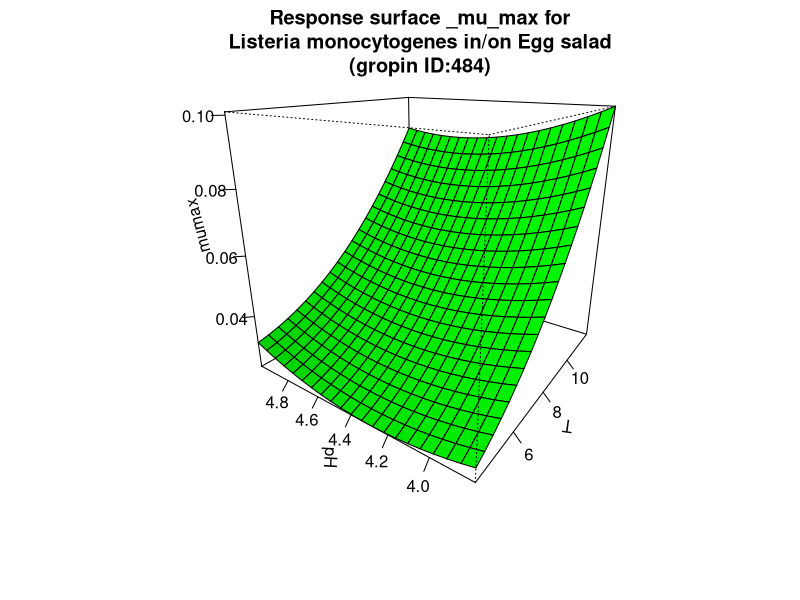

Write R code to recreate this figure.
#############################
# start of Parameter script
#############################
T <- seq(4.004,11.988011988012,length.out=21)
pH <- seq(3.8038,4.995004995005,length.out=21)
#############################
# end of Parameter script
#############################
############################# 
# start of Model script Gropin ID 484 
#############################
 
# constant coefficients for this model
 
variables <- data.frame(T,pH)
argumentsPar <- unique.data.frame(expand.grid(variables))
 
# heart of the model
response_surface <- function(T,pH) {
   mumax <-0.3228-0.147*(pH)+0.0179*(pH^2)+0.0046*(T)+0.0007*(T^2)-0.0017*(pH*T)

	return(mumax=mumax)
} 

# output parameters
responseSurface <- cbind(argumentsPar,response_surface(argumentsPar['T'],argumentsPar['pH']))
colnames(responseSurface) <- c(colnames(argumentsPar),'mumax')
#############################
# End of Model script
#############################
############################# 
# start of Visualisation script Gropin ID 484 
#############################
titleText <-'Response surface _mu_max for
Listeria monocytogenes in/on Egg salad
(gropin ID:484)'
persp(T,pH,matrix(unlist(responseSurface$'mumax'),nrow=21),col = 'green',xlab='T',ylab='pH',zlab='mumax',main=titleText,theta=305,phi=20,shade=0.25,ticktype = 'detailed')
#############################
# End of Visualisation script
#############################
